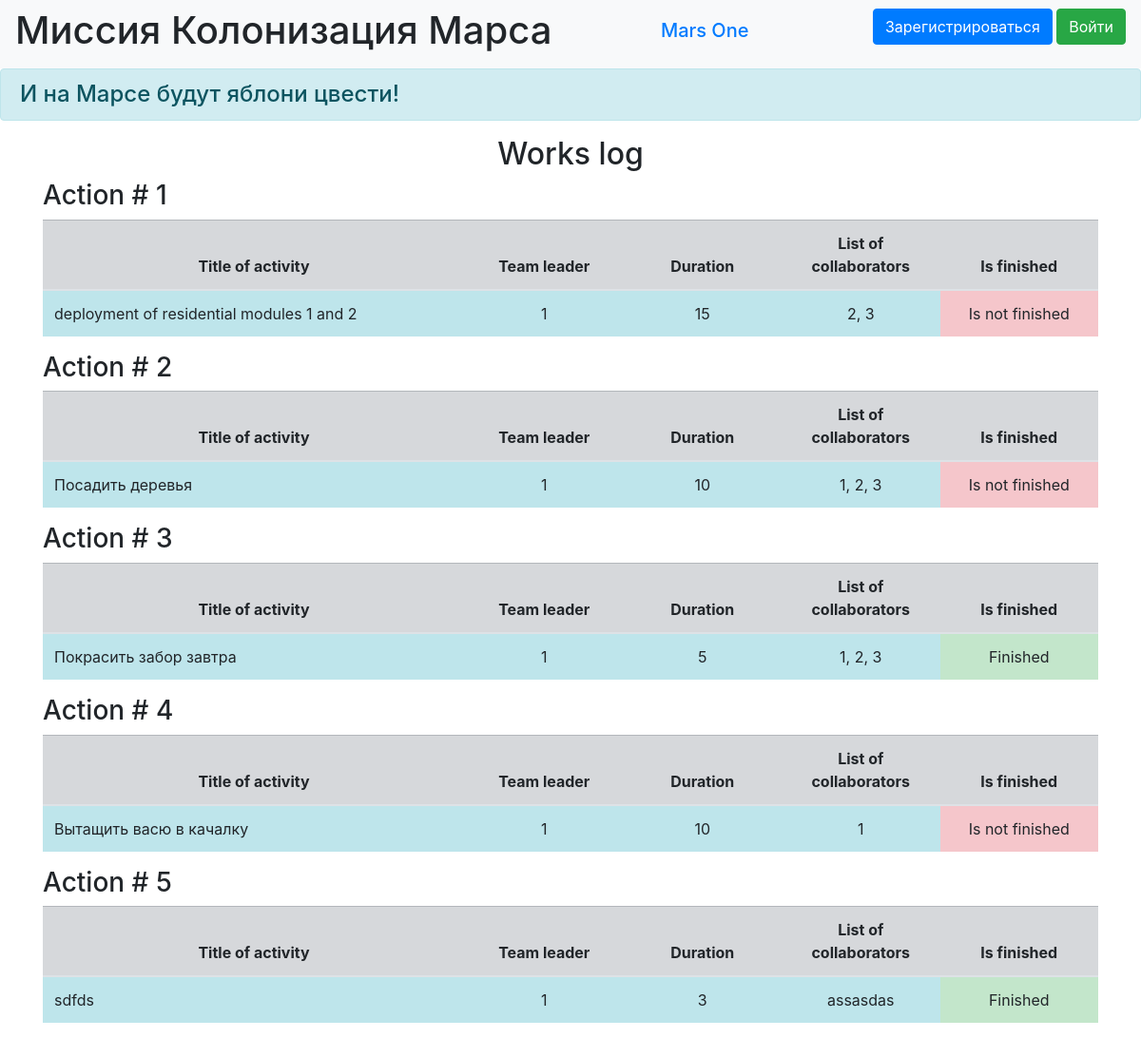
The app's page /jobs, older data.
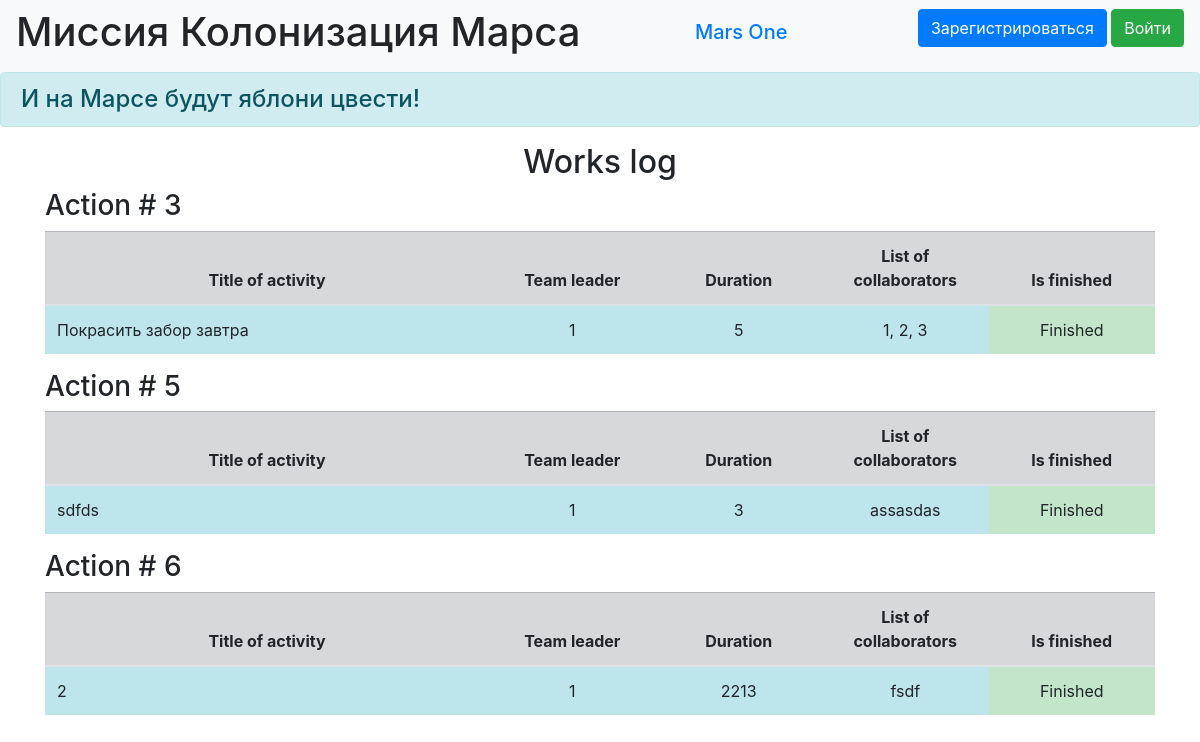
The same page, newer data.
### data/jobs.py (models this page shows)
class Jobs(SqlAlchemyBase):
    __tablename__ = 'jobs'
    id = sqlalchemy.Column(sqlalchemy.Integer,
                           primary_key=True, autoincrement=True)
    team_leader = sqlalchemy.Column(sqlalchemy.Integer,
                                    sqlalchemy.ForeignKey("users.id"))
    job = sqlalchemy.Column(sqlalchemy.String, nullable=True)
    work_size = sqlalchemy.Column(sqlalchemy.Integer, nullable=True)
    collaborators = sqlalchemy.Column(sqlalchemy.String, nullable=True)
    is_finished = sqlalchemy.Column(sqlalchemy.Boolean, default=True)
    start_date = sqlalchemy.Column(sqlalchemy.DateTime,
                                   default=datetime.datetime.now)
    end_date = sqlalchemy.Column(sqlalchemy.DateTime,
                                 default=datetime.datetime.now)
    user = orm.relationship('User')

### main.py (the view)
@app.route('/jobs')
def jobs():
    db_sess = db_session.create_session()
    jobs = db_sess.query(Jobs).all()
    return render_template('jobs.html', jobs=jobs)

### data/db_session.py (called while the page is built)
def create_session() -> Session:
    global __factory
    return __factory()

### templates/jobs.html (shortened to what this page needs)
{% extends "base.html" %}
{% block content %}
<h2>Works log</h2>
{% for item in jobs %}
<h3>Action # {{item.id}}</h3>
<table class="table">
    <thead>
    <tr class="table-secondary cell-1">
        <th scope="col" width="40%">Title of activity</th>
        <th scope="col" width="15%">Team leader</th>
        <th scope="col" width="15%">Duration</th>
        <th scope="col" width="15%">List of collaborators</th>
        <th scope="col" width="15%">Is finished</th>
    </tr>
    </thead>
    <tbody>
    <tr>
        <td scope="row" class="table-info">{{item.job}}</td>
        <td class="table-info" align="center">{{item.team_leader}}</td>
        <td class="table-info" align="center">{{item.work_size}}</td>
        <td class="table-info" align="center">{{item.collaborators}}</td>
        {% if item.is_finished %}
        <td class="table-success" align="center">Finished</td>
        {% else %}
        <td class="table-danger" align="center">Is not finished</td>
        {% endif %}
    </tr>
</table>
{% endfor %}
{% endblock %}

### templates/base.html (shortened to what this page needs)
<!doctype html>
<html lang="en">
<head>
    <link rel="stylesheet"
          href="https://stackpath.bootstrapcdn.com/bootstrap/4.4.1/css/bootstrap.min.css"
>
    <link rel="stylesheet" type="text/css" href="../static/css/style.css" />
</head>
<body>
<header>
    <nav class="navbar navbar-light bg-light">
        <h1 class="muted-text">Миссия Колонизация Марса</h1>
        <h1 class="navbar-brand"><a href="#">Mars One</a></h1>
        {% if current_user.is_authenticated %}
    <a class="navbar-brand" href="/logout">{{ current_user.name }}</a>
{% else %}
    <p>
        <a class="btn btn-primary " href="/register">Зарегистрироваться</a>
        <a class="btn btn-success" href="/login">Войти</a>
    </p>
{% endif %}
    </nav>
    <h4 class="alert alert-info">И на Марсе будут яблони цвести!</h4>
</header>
<main role="main" class="container">
    {% block content %}{% endblock %}
</main>
</body>
</html>

### static/style.css (style rules this page uses)
th, center-text { text-align: center; vertical-align: middle; }
h2 { text-align: center; }
.cell-1 { vertical-align: middle; }

Row changes from the older to the newer data that the page shows:
removed Jobs: id "1", job "deployment of residential modules 1 and 2", team_leader "1", work_size "15", collaborators "2, 3", is_finished "Is not finished"
removed Jobs: id "2", job "Посадить деревья", team_leader "1", work_size "10", collaborators "1, 2, 3", is_finished "Is not finished"
removed Jobs: id "4", job "Вытащить васю в качалку", team_leader "1", work_size "10", collaborators "1", is_finished "Is not finished"
added Jobs: id "6", job "2", team_leader "1", work_size "2213", collaborators "fsdf", is_finished "Finished"
